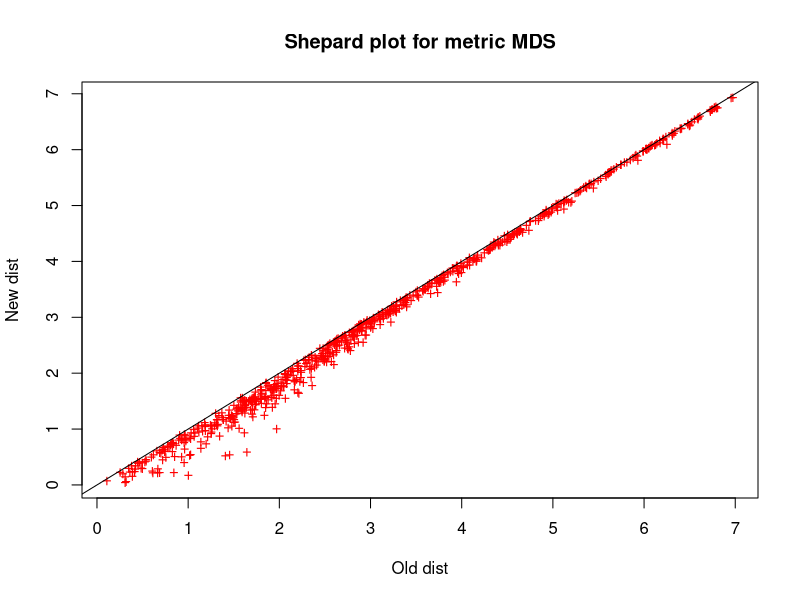
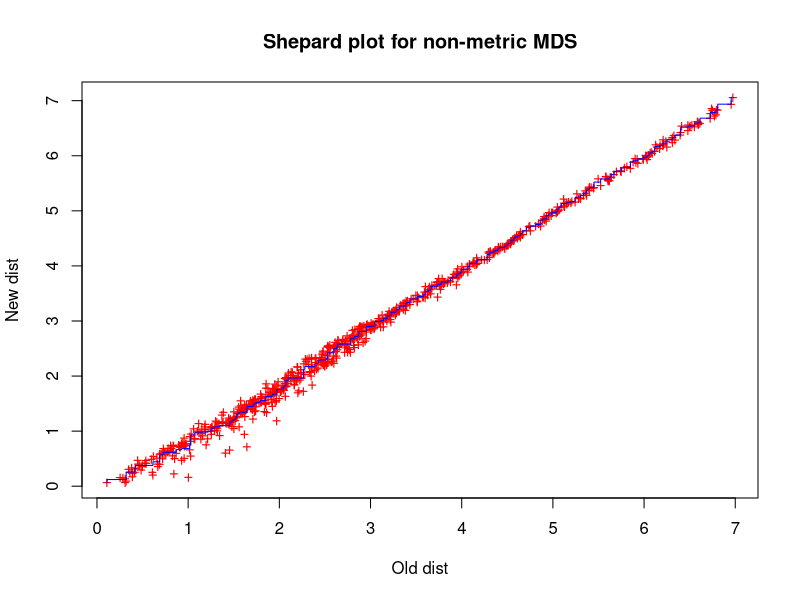
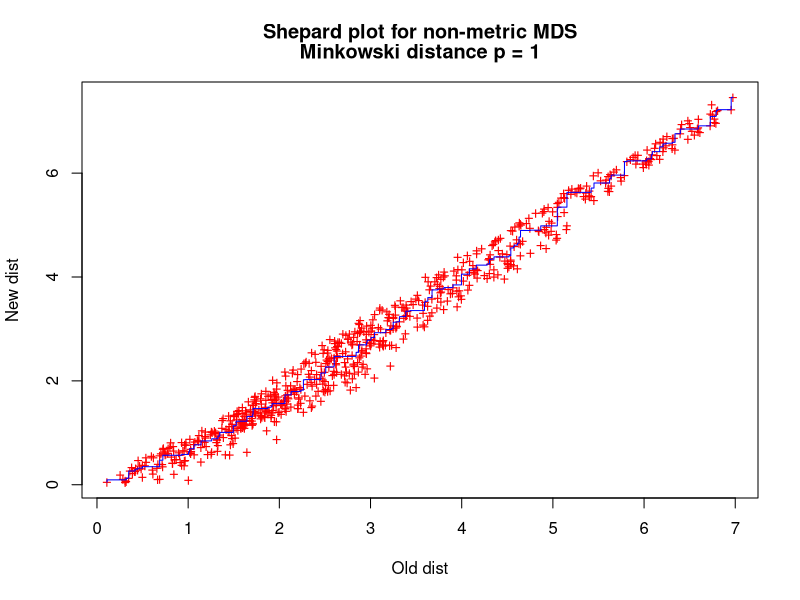
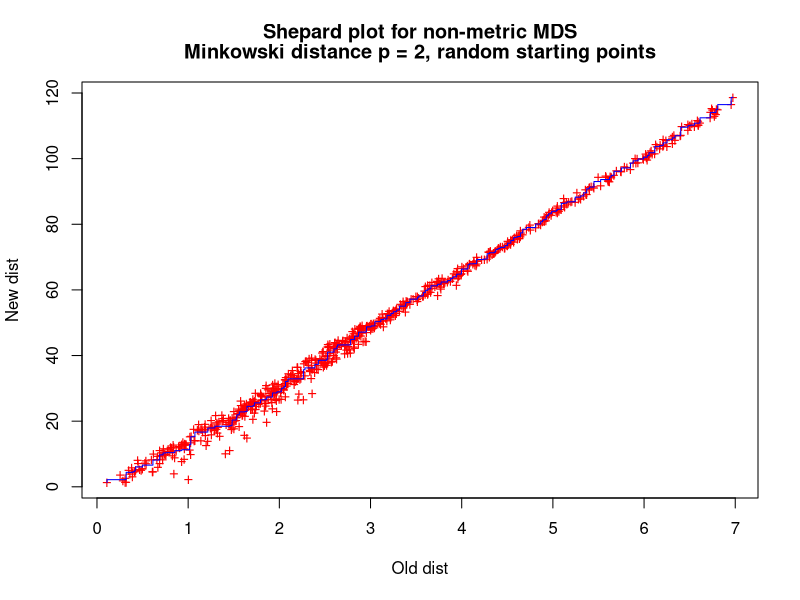

The R source for these figures, in order:
## ---- chunk 1
library("MASS")
cars <- read.csv2("cars.csv")

carsN <- scale(cars[,3:8])
d <- dist(carsN)
new <- cmdscale(d, 2)
write.csv(new, file = "carsNew.csv")
## ---- chunk 2
plot(d, dist(new),pch ="+",col = "red",
     xlab=c("Old dist"),ylab = c("New dist"),
     main =c("Shepard plot for metric MDS"))
abline(a=0,b=1)
## ---- chunk 3
res <- isoMDS(d, k=2, p=2)
coords <- res$points
write.csv(coords, file = "carsNew2.csv")
plot(d,dist(coords),pch ="+",col = "red",
     xlab=c("Old dist"),ylab = c("New dist"),
     main =c("Shepard plot for non-metric MDS"))
sh <- Shepard(d,coords)
lines(sh$x, sh$yf, type = "S", col = "blue")
## ---- chunk 4
res2 <- isoMDS(d, k=2, p=1)
coords2 <- res2$points
write.csv(coords2, file = "carsNew3.csv")
sh2 <- Shepard(d, coords2)
plot(d, dist(coords2),pch ="+",col = "red",
     xlab=c("Old dist"),ylab = c("New dist"),
     main =c("Shepard plot for non-metric MDS","Minkowski distance p = 1"))
lines(sh2$x, sh2$yf, type = "S", col = "blue")
## ---- chunk 5
init <- data.frame(x1 = runif(38, -1,1), x2 = runif(38, -1,1))
res3 <- isoMDS(d, k=2, p=2, maxit = 500, y = as.matrix(init))
coords3 <- res3$points
write.csv(coords3, file = "carsNew4.csv")
sh3 <- Shepard(d, coords3)
plot(d, dist(coords3),pch ="+",col = "red",
     xlab=c("Old dist"),ylab = c("New dist"),
     main =c("Shepard plot for non-metric MDS",
             "Minkowski distance p = 2, random starting points"))
lines(sh3$x, sh3$yf, type = "S", col = "blue")
## ---- chunk 6

